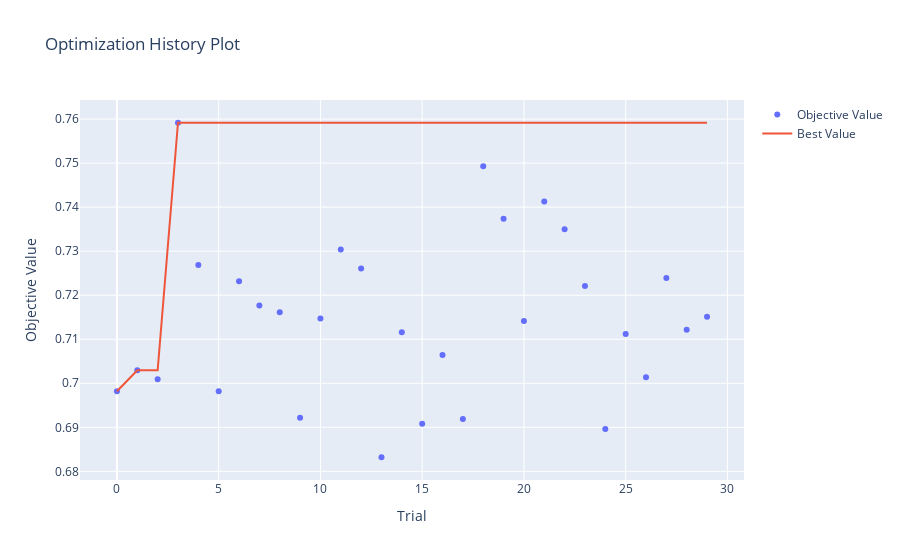

The cell this chart's notebook holds for it:
### Code cell
optuna.visualization.plot_optimization_history(study_gb).show()

### Figure 1 — Plotly figure (JSON) as saved in the notebook; plotly's stock layout.template omitted (floating-point values rounded to 4 significant figures)
{"data": [{"mode": "markers", "name": "Objective Value", "type": "scatter", "x": [0, 1, 2, 3, 4, 5, 6, 7, 8, 9, 10, 11, 12, 13, 14, 15, 16, 17, 18, 19, 20, 21, 22, 23, 24, 25, 26, 27, 28, 29], "y": [0.6982, 0.703, 0.7009, 0.7592, 0.7269, 0.6982, 0.7232, 0.7177, 0.7161, 0.6922, 0.7147, 0.7304, 0.7261, 0.6832, 0.7116, 0.6908, 0.7064, 0.6919, 0.7493, 0.7374, 0.7142, 0.7413, 0.735, 0.7221, 0.6896, 0.7112, 0.7014, 0.7239, 0.7122, 0.7151]}, {"mode": "lines", "name": "Best Value", "type": "scatter", "x": [0, 1, 2, 3, 4, 5, 6, 7, 8, 9, 10, 11, 12, 13, 14, 15, 16, 17, 18, 19, 20, 21, 22, 23, 24, 25, 26, 27, 28, 29], "y": [0.6982, 0.703, 0.703, 0.7592, 0.7592, 0.7592, 0.7592, 0.7592, 0.7592, 0.7592, 0.7592, 0.7592, 0.7592, 0.7592, 0.7592, 0.7592, 0.7592, 0.7592, 0.7592, 0.7592, 0.7592, 0.7592, 0.7592, 0.7592, 0.7592, 0.7592, 0.7592, 0.7592, 0.7592, 0.7592]}, {"marker": {"color": "#cccccc"}, "mode": "markers", "name": "Infeasible Trial", "showlegend": false, "type": "scatter", "x": [], "y": []}], "layout": {"title": {"text": "Optimization History Plot"}, "xaxis": {"title": {"text": "Trial"}}, "yaxis": {"title": {"text": "Objective Value"}}}}
